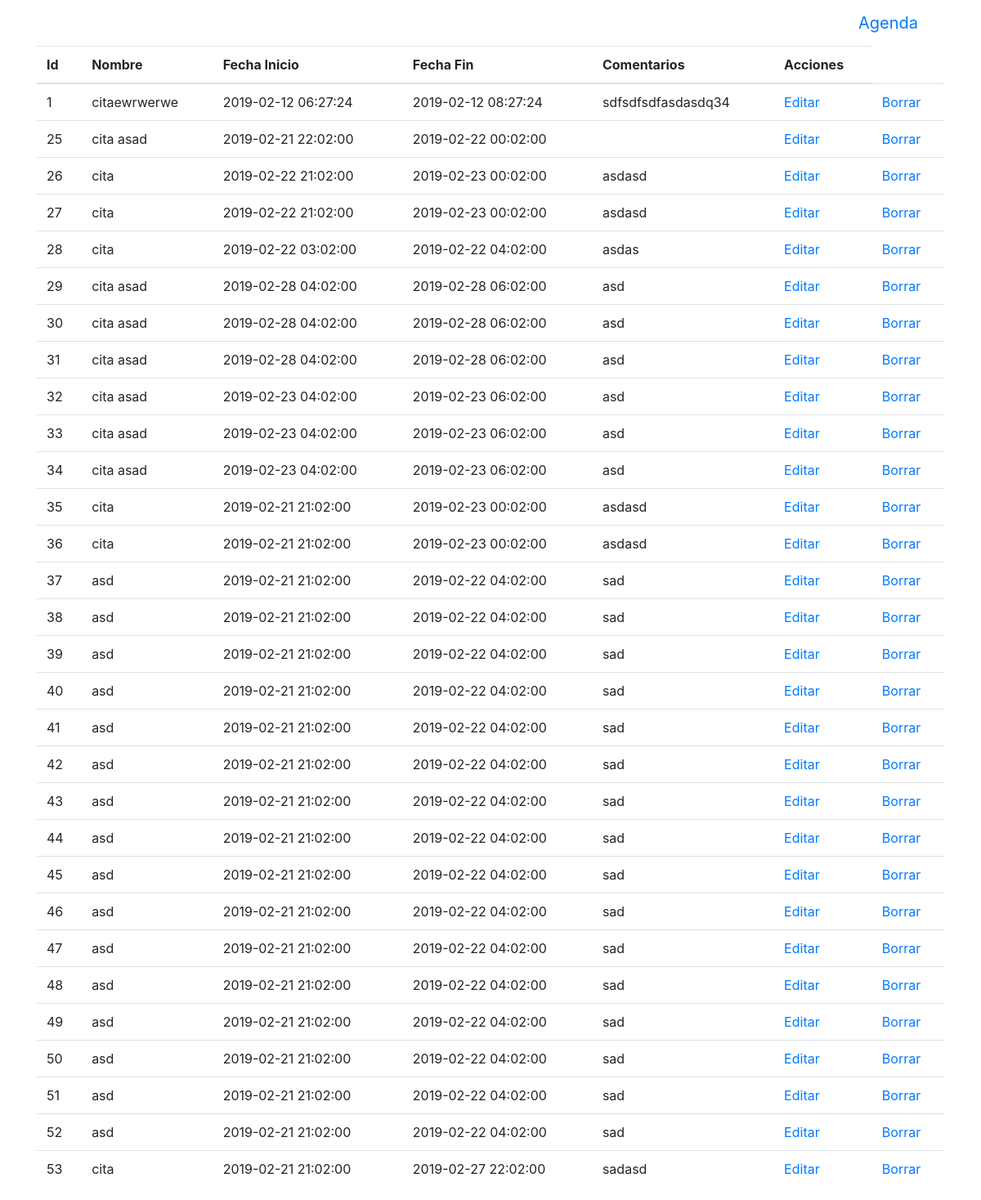
The page /agenda/public/index.php on the database its author committed.
### tables this page shows
CREATE TABLE `datosagenda` (
  `id` int(11) NOT NULL,
  `nombre_Tarea` varchar(100) NOT NULL,
  `fecha_Inicio_tarea` datetime NOT NULL,
  `fecha_fin_tarea` datetime NOT NULL,
  `comentarios` varchar(200) NOT NULL
);

### agenda/app/controladores/paginas.php (called while the page is built, shortened)
<?php
    class Paginas extends Controlador{
        public function __construct(){
            $this->usuarioModelo = $this->modelo('Agenda');
        }
		public function index(){
            $usuario = $this->usuarioModelo->obtenerTarea();
			$datos = [
				'usuarios' => $usuario,
			];
            $this->vista('paginas/inicio', $datos);
        }
    }

### agenda/app/librerias/Core.php (called while the page is built, shortened)
<?php
    class Core{
        protected $metodoActual = 'index';
        public function __construct(){
            $url = $this->getUrl();
                $this->controladorActual = new $this->controladorActual;
                $this->parametros = $url ? array_values($url) : [] ;
                call_user_func_array([$this->controladorActual, $this->metodoActual], $this->parametros);
        }
    }

### agenda/public/index.php (called while the page is built, shortened)
<?php
    $iniciar = new Core();

### agenda/app/librerias/Base.php (called while the page is built, shortened)
<?php
	class Base{
		private $host = BD_HOST;
		private $name_user = BD_USER;
		private $pass = BD_PASS;
		private $bd_Name = BD_NAME;
		private $dbh;
		private $stmt;
		public function __construct(){
			$dns = 'mysql:host='.$this->host.';dbname='.$this->bd_Name;
			$opciones = array(
				PDO::ATTR_PERSISTENT => true,
				PDO::ATTR_ERRMODE => PDO::ERRMODE_EXCEPTION
			);
			try {
				$this->dbh = new PDO($dns,$this->name_user, $this->pass, $opciones);
				$this->dbh->exec('set names utf8');
			} catch (PDOException $e) {
				$this->error = $e->getMessage();
				echo $this->error;
			}
		}
		public function query($sql)
		{
			$this->stmt = $this->dbh->prepare($sql);
		}
		public function execute()
		{
			return $this->stmt->execute();
		}
		public function registros()
		{
			$this->execute();
			return $this->stmt->fetchAll(PDO::FETCH_OBJ);
		}
	}
?>

### agenda/app/modelos/Agenda.php (called while the page is built, shortened)
<?php
	class Agenda
	{
		private $db;
		function __construct()
		{
			$this->db = new Base;
		}
		public function obtenerTarea()
		{
			$this->db->query("SELECT * FROM datosAgenda");
			$resultados = $this->db->registros();
			return $resultados;
		}
	}

### agenda/app/vistas/paginas/inicio.php (the view)
<?php require RUTA_APP . '/vistas/inc/header.php' ?>
<table class="table">
	<thead>
		<tr>
			<th>Id</th>
			<th>Nombre</th>
			<th>Fecha Inicio</th>
			<th>Fecha Fin</th>
			<th>Comentarios</th>
			<th>Acciones</th>
		</tr>
	</thead>
	<tbody>
		<?php foreach ($datos['usuarios'] as $tarea) { ?>
			<tr>
				<td> <?php echo $tarea->id?></td>
				<td> <?php echo $tarea->nombre_Tarea?></td>
				<td> <?php echo $tarea->fecha_Inicio_tarea?></td>
				<td> <?php echo $tarea->fecha_fin_tarea?></td>
				<td> <?php echo $tarea->comentarios?></td>
				<td>
					<a href="<?php echo RUTA_URL;?>/paginas/editar/<?php echo $tarea->id?>">Editar</a>
				</td>
				<td>
					<a href="<?php echo RUTA_URL;?>/paginas/borrar/<?php echo $tarea->id?>">Borrar</a>
				</td>
			</tr>
		<?php }?>
	</tbody>
</table>
<?php require RUTA_APP . '/vistas/inc/footer.php' ?>

### agenda/app/librerias/Controlador.php (shortened to what this page needs)
<?php
	class Controlador
	{
		public function vista($vista,$datos = []){
			if(file_exists('../app/vistas/' . $vista . '.php')){
				require_once '../app/vistas/' . $vista . '.php';
			}else{
				die('la vista no existe');
			}
		}
	}

### agenda/app/vistas/inc/header.php (shortened to what this page needs)
<!DOCTYPE.html>
<html>
	<head>
		<link rel="stylesheet" href="https://maxcdn.bootstrapcdn.com/bootstrap/4.0.0-alpha.6/css/bootstrap.min.css">
  		<link rel="stylesheet" href="https://cdnjs.cloudflare.com/ajax/libs/tempusdominus-bootstrap-4/5.0.0-alpha14/css/tempusdominus-bootstrap-4.min.css" />
		<link rel="stylesheet" type="text/css" href="<?php echo RUTA_URL?>/css/estilos.css">
		<link rel="stylesheet" type="text/css" href="https://stackpath.bootstrapcdn.com/font-awesome/4.7.0/css/font-awesome.min.css">
	</head>
<body>
	<div class="container">
		 <nav class="navbar navbar-toggleable-md navbar-inverse bg-inverse">
		  <button class="navbar-toggler navbar-toggler-right" type="button" data-toggle="collapse" data-target="#navbarNav" aria-controls="navbarNav" aria-expanded="false" aria-label="Toggle navigation">
		    <span class="navbar-toggler-icon"></span>
		  </button>
		  <a class="navbar-brand" href="<?php echo RUTA_URL;?>">Agenda </a>
		</nav>

### agenda/app/vistas/inc/footer.php (shortened to what this page needs)
	</body>
</html>

### rows shown on the page
datosagenda: id "1", nombre_Tarea "citaewrwerwe", fecha_Inicio_tarea "2019-02-12 06:27:24", fecha_fin_tarea "2019-02-12 08:27:24", comentarios "sdfsdfsdfasdasdq34"
datosagenda: id "25", nombre_Tarea "cita asad", fecha_Inicio_tarea "2019-02-21 22:02:00", fecha_fin_tarea "2019-02-22 00:02:00"
datosagenda: id "26", nombre_Tarea "cita", fecha_Inicio_tarea "2019-02-22 21:02:00", fecha_fin_tarea "2019-02-23 00:02:00", comentarios "asdasd"
datosagenda: id "27", nombre_Tarea "cita", fecha_Inicio_tarea "2019-02-22 21:02:00", fecha_fin_tarea "2019-02-23 00:02:00", comentarios "asdasd"
datosagenda: id "28", nombre_Tarea "cita", fecha_Inicio_tarea "2019-02-22 03:02:00", fecha_fin_tarea "2019-02-22 04:02:00", comentarios "asdas"
datosagenda: id "29", nombre_Tarea "cita asad", fecha_Inicio_tarea "2019-02-28 04:02:00", fecha_fin_tarea "2019-02-28 06:02:00", comentarios "asd"
datosagenda: id "30", nombre_Tarea "cita asad", fecha_Inicio_tarea "2019-02-28 04:02:00", fecha_fin_tarea "2019-02-28 06:02:00", comentarios "asd"
datosagenda: id "31", nombre_Tarea "cita asad", fecha_Inicio_tarea "2019-02-28 04:02:00", fecha_fin_tarea "2019-02-28 06:02:00", comentarios "asd"
datosagenda: id "32", nombre_Tarea "cita asad", fecha_Inicio_tarea "2019-02-23 04:02:00", fecha_fin_tarea "2019-02-23 06:02:00", comentarios "asd"
datosagenda: id "33", nombre_Tarea "cita asad", fecha_Inicio_tarea "2019-02-23 04:02:00", fecha_fin_tarea "2019-02-23 06:02:00", comentarios "asd"
datosagenda: id "34", nombre_Tarea "cita asad", fecha_Inicio_tarea "2019-02-23 04:02:00", fecha_fin_tarea "2019-02-23 06:02:00", comentarios "asd"
datosagenda: id "35", nombre_Tarea "cita", fecha_Inicio_tarea "2019-02-21 21:02:00", fecha_fin_tarea "2019-02-23 00:02:00", comentarios "asdasd"
datosagenda: id "36", nombre_Tarea "cita", fecha_Inicio_tarea "2019-02-21 21:02:00", fecha_fin_tarea "2019-02-23 00:02:00", comentarios "asdasd"
datosagenda: id "37", nombre_Tarea "asd", fecha_Inicio_tarea "2019-02-21 21:02:00", fecha_fin_tarea "2019-02-22 04:02:00", comentarios "sad"
datosagenda: id "38", nombre_Tarea "asd", fecha_Inicio_tarea "2019-02-21 21:02:00", fecha_fin_tarea "2019-02-22 04:02:00", comentarios "sad"
datosagenda: id "39", nombre_Tarea "asd", fecha_Inicio_tarea "2019-02-21 21:02:00", fecha_fin_tarea "2019-02-22 04:02:00", comentarios "sad"
datosagenda: id "40", nombre_Tarea "asd", fecha_Inicio_tarea "2019-02-21 21:02:00", fecha_fin_tarea "2019-02-22 04:02:00", comentarios "sad"
datosagenda: id "41", nombre_Tarea "asd", fecha_Inicio_tarea "2019-02-21 21:02:00", fecha_fin_tarea "2019-02-22 04:02:00", comentarios "sad"
datosagenda: id "42", nombre_Tarea "asd", fecha_Inicio_tarea "2019-02-21 21:02:00", fecha_fin_tarea "2019-02-22 04:02:00", comentarios "sad"
datosagenda: id "43", nombre_Tarea "asd", fecha_Inicio_tarea "2019-02-21 21:02:00", fecha_fin_tarea "2019-02-22 04:02:00", comentarios "sad"
datosagenda: id "44", nombre_Tarea "asd", fecha_Inicio_tarea "2019-02-21 21:02:00", fecha_fin_tarea "2019-02-22 04:02:00", comentarios "sad"
datosagenda: id "45", nombre_Tarea "asd", fecha_Inicio_tarea "2019-02-21 21:02:00", fecha_fin_tarea "2019-02-22 04:02:00", comentarios "sad"
datosagenda: id "46", nombre_Tarea "asd", fecha_Inicio_tarea "2019-02-21 21:02:00", fecha_fin_tarea "2019-02-22 04:02:00", comentarios "sad"
datosagenda: id "47", nombre_Tarea "asd", fecha_Inicio_tarea "2019-02-21 21:02:00", fecha_fin_tarea "2019-02-22 04:02:00", comentarios "sad"
datosagenda: id "48", nombre_Tarea "asd", fecha_Inicio_tarea "2019-02-21 21:02:00", fecha_fin_tarea "2019-02-22 04:02:00", comentarios "sad"
datosagenda: id "49", nombre_Tarea "asd", fecha_Inicio_tarea "2019-02-21 21:02:00", fecha_fin_tarea "2019-02-22 04:02:00", comentarios "sad"
datosagenda: id "50", nombre_Tarea "asd", fecha_Inicio_tarea "2019-02-21 21:02:00", fecha_fin_tarea "2019-02-22 04:02:00", comentarios "sad"
datosagenda: id "51", nombre_Tarea "asd", fecha_Inicio_tarea "2019-02-21 21:02:00", fecha_fin_tarea "2019-02-22 04:02:00", comentarios "sad"
datosagenda: id "52", nombre_Tarea "asd", fecha_Inicio_tarea "2019-02-21 21:02:00", fecha_fin_tarea "2019-02-22 04:02:00", comentarios "sad"
datosagenda: id "53", nombre_Tarea "cita", fecha_Inicio_tarea "2019-02-21 21:02:00", fecha_fin_tarea "2019-02-27 22:02:00", comentarios "sadasd"
